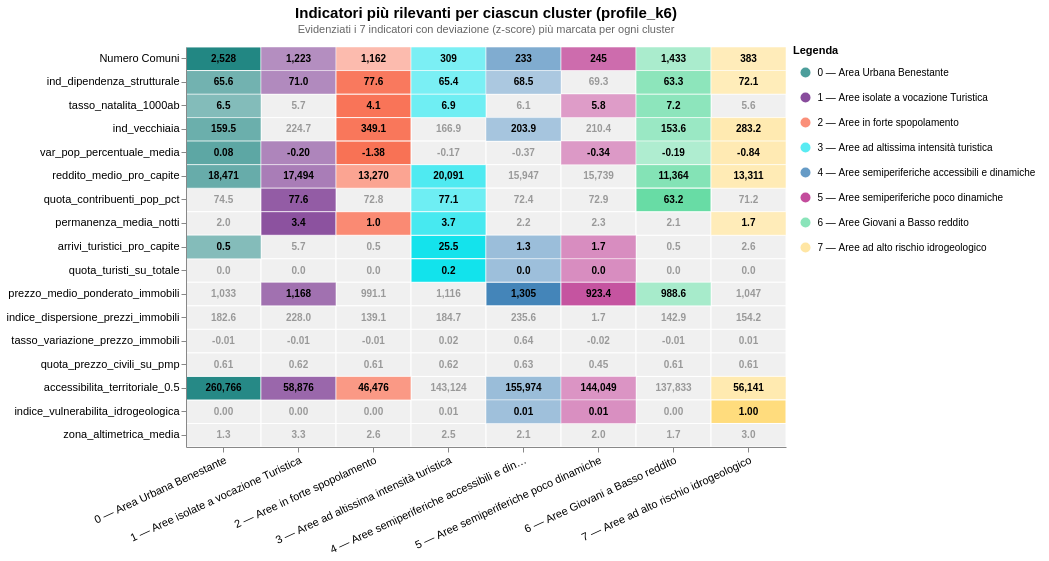

The Vega-Lite source for this figure:
### Vega-Lite specification from a JSON file in a GitHub repository (floating-point values rounded to 4 significant figures; data arrays with more than 128 entries replaced by an {"elided": "..."} marker saying what was removed)
{"background": "transparent", "view": {"stroke": "transparent"}, "axis": {"labelFontSize": 11, "titleFontSize": 12, "grid": false}, "header": {"labelFontSize": 11, "titleFontSize": 12}, "hconcat": [{"layer": [{"mark": {"type": "rect", "color": "#f0f0f0", "stroke": "white", "strokeWidth": 1}, "encoding": {"x": {"axis": {"labelAngle": -25, "labelFontSize": 11, "labelLimit": 220}, "field": "x_label", "sort": ["0 — Area Urbana Benestante", "1 — Aree isolate a vocazione Turistica", "2 — Aree in forte spopolamento", "3 — Aree ad altissima intensità turistica", "4 — Aree semiperiferiche accessibili e dinamiche", "5 — Aree semiperiferiche poco dinamiche", "6 — Aree Giovani a Basso reddito", "7 — Aree ad alto rischio idrogeologico"], "title": null, "type": "nominal"}, "y": {"axis": {"labelExpr": "datum.value == 'numero_comuni' ? 'Numero Comuni' : datum.value == 'indice_dipendenza_medio' ? 'ind_dipendenza_strutturale' : datum.value == 'indice_natalita_medio' ? 'tasso_natalita_1000ab' : datum.value == 'indice_anzianita_medio' ? 'ind_vecchiaia' : datum.value == 'variazione_pop_pct_media' ? 'var_pop_percentuale_media' : datum.value == 'reddito_medio_pro_capite' ? 'reddito_medio_pro_capite' : datum.value == 'quota_contribuenti_su_popolazione' ? 'quota_contribuenti_pop_pct' : datum.value == 'zona_altimetrica_media' ? 'zona_altimetrica_media' : datum.value == 'Percentuale_Turisti' ? 'quota_turisti_su_totale' : datum.value == 'permanenza_media_notti' ? 'permanenza_media_notti' : datum.value == 'arrivi_pro_capite' ? 'arrivi_turistici_pro_capite' : datum.value == 'PMP' ? 'prezzo_medio_ponderato_immobili' : datum.value == 'IDP' ? 'indice_dispersione_prezzi_immobili' : datum.value == 'TVP' ? 'tasso_variazione_prezzo_immobili' : datum.value == 'IMX' ? 'quota_prezzo_civili_su_pmp' : datum.value == 'accessibilita_alpha_0.5' ? 'accessibilita_territoriale_0.5' : datum.value == 'IVI_alto_rischio' ? 'indice_vulnerabilita_idrogeologica' : datum.value"}, "field": "indicatore", "sort": ["numero_comuni", "indice_dipendenza_medio", "indice_natalita_medio", "indice_anzianita_medio", "variazione_pop_pct_media", "reddito_medio_pro_capite", "quota_contribuenti_su_popolazione", "permanenza_media_notti", "arrivi_pro_capite", "Percentuale_Turisti", "PMP", "IDP", "TVP", "IMX", "accessibilita_alpha_0.5", "IVI_alto_rischio", "zona_altimetrica_media"], "title": null, "type": "nominal"}}, "transform": [{"filter": "(datum.rilevante === false)"}]}, {"mark": {"type": "rect", "stroke": "white", "strokeWidth": 1}, "encoding": {"color": {"field": "nome_cluster", "legend": null, "scale": {"domain": ["Area Urbana Benestante", "Aree isolate a vocazione Turistica", "Aree in forte spopolamento", "Aree ad altissima intensità turistica", "Aree semiperiferiche accessibili e dinamiche", "Aree semiperiferiche poco dinamiche", "Aree Giovani a Basso reddito", "Aree ad alto rischio idrogeologico"], "range": ["#007571", "#560072", "#F86040", "#12E3EC", "#2571AE", "#A90072", "#59D99D", "#FFDC7D"]}, "type": "nominal"}, "opacity": {"field": "abs_z", "legend": null, "scale": {"domain": [0, 2.645], "range": [0.35, 1]}, "type": "quantitative"}, "x": {"axis": {"labelAngle": -25, "labelFontSize": 11, "labelLimit": 220}, "field": "x_label", "sort": ["0 — Area Urbana Benestante", "1 — Aree isolate a vocazione Turistica", "2 — Aree in forte spopolamento", "3 — Aree ad altissima intensità turistica", "4 — Aree semiperiferiche accessibili e dinamiche", "5 — Aree semiperiferiche poco dinamiche", "6 — Aree Giovani a Basso reddito", "7 — Aree ad alto rischio idrogeologico"], "title": null, "type": "nominal"}, "y": {"axis": {"labelExpr": "datum.value == 'numero_comuni' ? 'Numero Comuni' : datum.value == 'indice_dipendenza_medio' ? 'ind_dipendenza_strutturale' : datum.value == 'indice_natalita_medio' ? 'tasso_natalita_1000ab' : datum.value == 'indice_anzianita_medio' ? 'ind_vecchiaia' : datum.value == 'variazione_pop_pct_media' ? 'var_pop_percentuale_media' : datum.value == 'reddito_medio_pro_capite' ? 'reddito_medio_pro_capite' : datum.value == 'quota_contribuenti_su_popolazione' ? 'quota_contribuenti_pop_pct' : datum.value == 'zona_altimetrica_media' ? 'zona_altimetrica_media' : datum.value == 'Percentuale_Turisti' ? 'quota_turisti_su_totale' : datum.value == 'permanenza_media_notti' ? 'permanenza_media_notti' : datum.value == 'arrivi_pro_capite' ? 'arrivi_turistici_pro_capite' : datum.value == 'PMP' ? 'prezzo_medio_ponderato_immobili' : datum.value == 'IDP' ? 'indice_dispersione_prezzi_immobili' : datum.value == 'TVP' ? 'tasso_variazione_prezzo_immobili' : datum.value == 'IMX' ? 'quota_prezzo_civili_su_pmp' : datum.value == 'accessibilita_alpha_0.5' ? 'accessibilita_territoriale_0.5' : datum.value == 'IVI_alto_rischio' ? 'indice_vulnerabilita_idrogeologica' : datum.value"}, "field": "indicatore", "sort": ["numero_comuni", "indice_dipendenza_medio", "indice_natalita_medio", "indice_anzianita_medio", "variazione_pop_pct_media", "reddito_medio_pro_capite", "quota_contribuenti_su_popolazione", "permanenza_media_notti", "arrivi_pro_capite", "Percentuale_Turisti", "PMP", "IDP", "TVP", "IMX", "accessibilita_alpha_0.5", "IVI_alto_rischio", "zona_altimetrica_media"], "title": null, "type": "nominal"}}, "transform": [{"filter": "(datum.rilevante === true)"}]}, {"mark": {"type": "text", "fontSize": 10, "fontWeight": "bold"}, "encoding": {"color": {"condition": {"test": "datum.rilevante", "value": "black"}, "value": "#999999"}, "text": {"field": "valore_fmt", "type": "nominal"}, "x": {"axis": {"labelAngle": -25, "labelFontSize": 11, "labelLimit": 220}, "field": "x_label", "sort": ["0 — Area Urbana Benestante", "1 — Aree isolate a vocazione Turistica", "2 — Aree in forte spopolamento", "3 — Aree ad altissima intensità turistica", "4 — Aree semiperiferiche accessibili e dinamiche", "5 — Aree semiperiferiche poco dinamiche", "6 — Aree Giovani a Basso reddito", "7 — Aree ad alto rischio idrogeologico"], "title": null, "type": "nominal"}, "y": {"axis": {"labelExpr": "datum.value == 'numero_comuni' ? 'Numero Comuni' : datum.value == 'indice_dipendenza_medio' ? 'ind_dipendenza_strutturale' : datum.value == 'indice_natalita_medio' ? 'tasso_natalita_1000ab' : datum.value == 'indice_anzianita_medio' ? 'ind_vecchiaia' : datum.value == 'variazione_pop_pct_media' ? 'var_pop_percentuale_media' : datum.value == 'reddito_medio_pro_capite' ? 'reddito_medio_pro_capite' : datum.value == 'quota_contribuenti_su_popolazione' ? 'quota_contribuenti_pop_pct' : datum.value == 'zona_altimetrica_media' ? 'zona_altimetrica_media' : datum.value == 'Percentuale_Turisti' ? 'quota_turisti_su_totale' : datum.value == 'permanenza_media_notti' ? 'permanenza_media_notti' : datum.value == 'arrivi_pro_capite' ? 'arrivi_turistici_pro_capite' : datum.value == 'PMP' ? 'prezzo_medio_ponderato_immobili' : datum.value == 'IDP' ? 'indice_dispersione_prezzi_immobili' : datum.value == 'TVP' ? 'tasso_variazione_prezzo_immobili' : datum.value == 'IMX' ? 'quota_prezzo_civili_su_pmp' : datum.value == 'accessibilita_alpha_0.5' ? 'accessibilita_territoriale_0.5' : datum.value == 'IVI_alto_rischio' ? 'indice_vulnerabilita_idrogeologica' : datum.value"}, "field": "indicatore", "sort": ["numero_comuni", "indice_dipendenza_medio", "indice_natalita_medio", "indice_anzianita_medio", "variazione_pop_pct_media", "reddito_medio_pro_capite", "quota_contribuenti_su_popolazione", "permanenza_media_notti", "arrivi_pro_capite", "Percentuale_Turisti", "PMP", "IDP", "TVP", "IMX", "accessibilita_alpha_0.5", "IVI_alto_rischio", "zona_altimetrica_media"], "title": null, "type": "nominal"}}}], "data": {"name": "data-01f33016b85513b9d4ab7f89e2e68a27"}, "height": 400, "title": {"text": "Indicatori più rilevanti per ciascun cluster (profile_k6)", "dy": -8, "fontSize": 15, "subtitle": "Evidenziati i 7 indicatori con deviazione (z-score) più marcata per ogni cluster", "subtitleColor": "#666666", "subtitleFontSize": 11}, "width": 600}, {"layer": [{"mark": {"type": "circle", "size": 100}, "encoding": {"color": {"field": "nome_cluster", "legend": null, "scale": {"domain": ["Area Urbana Benestante", "Aree isolate a vocazione Turistica", "Aree in forte spopolamento", "Aree ad altissima intensità turistica", "Aree semiperiferiche accessibili e dinamiche", "Aree semiperiferiche poco dinamiche", "Aree Giovani a Basso reddito", "Aree ad alto rischio idrogeologico"], "range": ["#007571", "#560072", "#F86040", "#12E3EC", "#2571AE", "#A90072", "#59D99D", "#FFDC7D"]}, "type": "nominal"}, "x": {"axis": null, "field": "x_pos", "scale": {"domain": [0, 1]}, "title": null, "type": "quantitative"}, "y": {"axis": {"domain": false, "grid": false, "labels": false, "ticks": false}, "field": "cluster", "sort": [0, 1, 2, 3, 4, 5, 6], "title": null, "type": "ordinal"}, "yOffset": {"value": 13}}}, {"mark": {"type": "text", "align": "left", "dx": 12, "fontSize": 10}, "encoding": {"text": {"field": "label", "type": "nominal"}, "x": {"axis": null, "field": "x_pos", "title": null, "type": "quantitative"}, "y": {"axis": {"domain": false, "grid": false, "labels": false, "ticks": false}, "field": "cluster", "sort": [0, 1, 2, 3, 4, 5, 6], "title": null, "type": "ordinal"}, "yOffset": {"value": 13}}}], "data": {"name": "data-b9da6644cdb5d89bc977d47033a32910"}, "height": 200, "title": {"text": "    Legenda", "anchor": "start", "dy": 13, "fontSize": 11}, "width": 250}], "config": {"axis": {"labelFontSize": 11, "titleFontSize": 12, "grid": false}, "background": "transparent", "header": {"labelFontSize": 11, "titleFontSize": 12}, "view": {"stroke": "transparent"}}, "resolve": {"scale": {"color": "independent"}}, "spacing": 5, "$schema": "https://vega.github.io/schema/vega-lite/v5.20.1.json", "datasets": {"data-01f33016b85513b9d4ab7f89e2e68a27": {"elided": "136 records"}, "data-b9da6644cdb5d89bc977d47033a32910": [{"cluster": 0, "nome_cluster": "Area Urbana Benestante", "label": "0 — Area Urbana Benestante", "x_pos": 0.05}, {"cluster": 1, "nome_cluster": "Aree isolate a vocazione Turistica", "label": "1 — Aree isolate a vocazione Turistica", "x_pos": 0.05}, {"cluster": 2, "nome_cluster": "Aree in forte spopolamento", "label": "2 — Aree in forte spopolamento", "x_pos": 0.05}, {"cluster": 3, "nome_cluster": "Aree ad altissima intensità turistica", "label": "3 — Aree ad altissima intensità turistica", "x_pos": 0.05}, {"cluster": 4, "nome_cluster": "Aree semiperiferiche accessibili e dinamiche", "label": "4 — Aree semiperiferiche accessibili e dinamiche", "x_pos": 0.05}, {"cluster": 5, "nome_cluster": "Aree semiperiferiche poco dinamiche", "label": "5 — Aree semiperiferiche poco dinamiche", "x_pos": 0.05}, {"cluster": 6, "nome_cluster": "Aree Giovani a Basso reddito", "label": "6 — Aree Giovani a Basso reddito", "x_pos": 0.05}, {"cluster": 7, "nome_cluster": "Aree ad alto rischio idrogeologico", "label": "7 — Aree ad alto rischio idrogeologico", "x_pos": 0.05}]}}
